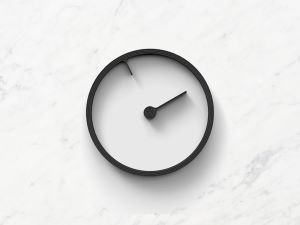
#> input picture clock2.jpg, 300 x 225 px
$ python Parcial2.py
#> lines starting #> are read from the running program, lines starting #| are printed output that depends on the picture; after the words box and inside, x2 and y2 are one past the last pixel; in counts of white or black regions, pixels touching at a corner belong together
"""
EXAMEN PARCIAL BMA20-O
Problema 2 Parcial. Lectura de imagen de reloj para encontrar la hora que marca
"""

import numpy as np
import cv2

# Read y visualization de imagen
imagenReal = cv2.imread('clock2.jpg')
#> imagenReal is the input picture: shape (225, 300, 3); mean B, G, R 225.5, 226.4, 226.4
imagenGrises = cv2.imread('clock2.jpg', 0)
#> imagenGrises: shape (225, 300); min 2, max 255, mean 226.4

# Segmentation
fil, col = imagenGrises.shape
#> fil = 225; col = 300
img_segment = np.zeros((fil, col))
for f in range(fil):
    for c in range(col):
        if imagenGrises[f, c] < 100:
            img_segment[f, c] = 0
        else:
            img_segment[f, c] = 255
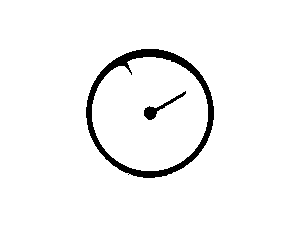
#> img_segment: shape (225, 300) float64; 96% white; 2 black regions, box (x1, y1, x2, y2) and area: (86, 49, 214, 178) 2455, (144, 91, 186, 120) 246

# View original picture
# cv2.imshow('Original', imagenReal)
# cv2.imshow('Scale of grises', imagenGrises)
cv2.imshow('Reloj blanco y negro', img_segment)
cv2.waitKey(0)
cv2.destroyAllWindows()

"""
IDEAS:
1. Eliminar el contorno circular de la imagen.
2. Se puede eliminar con 2 for, de tal modo que elimine mientras no hay una transición b-n o n-b
3.
"""

x1, y1 = (2, 5)

$ run again, with clock1.jpg copied over clock2.jpg
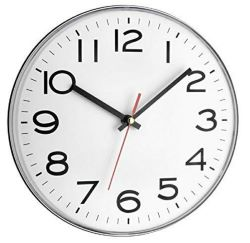
#> input picture clock1.jpg, 250 x 243 px
#> imagenReal is the input picture: shape (243, 250, 3); mean B, G, R 225, 225, 225.1
#> after the loop `for f in range(fil):`:
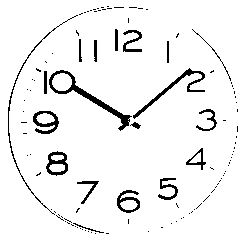
#> img_segment: shape (243, 250) float64; 94.3% white; 112 black regions (93 under 20 px), largest, box (x1, y1, x2, y2) and area: (49, 70, 132, 131) 624, (133, 68, 205, 119) 396, (8, 15, 78, 215) 296
